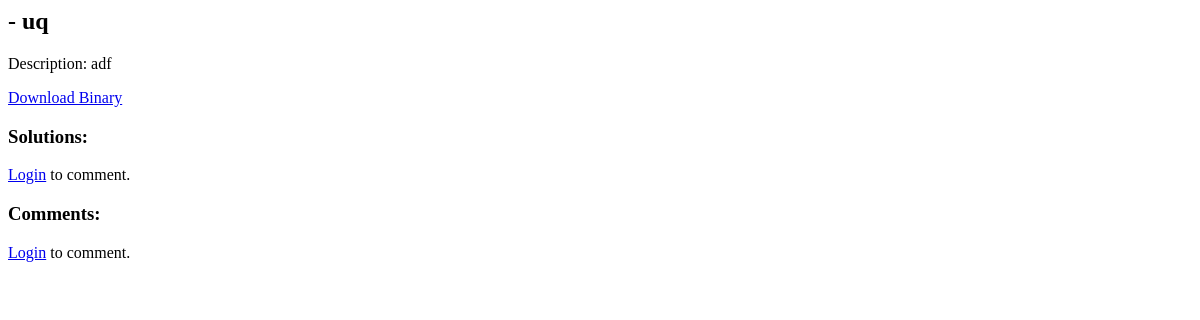
Before: /crackmes/amnam/uq/ with the older database file.
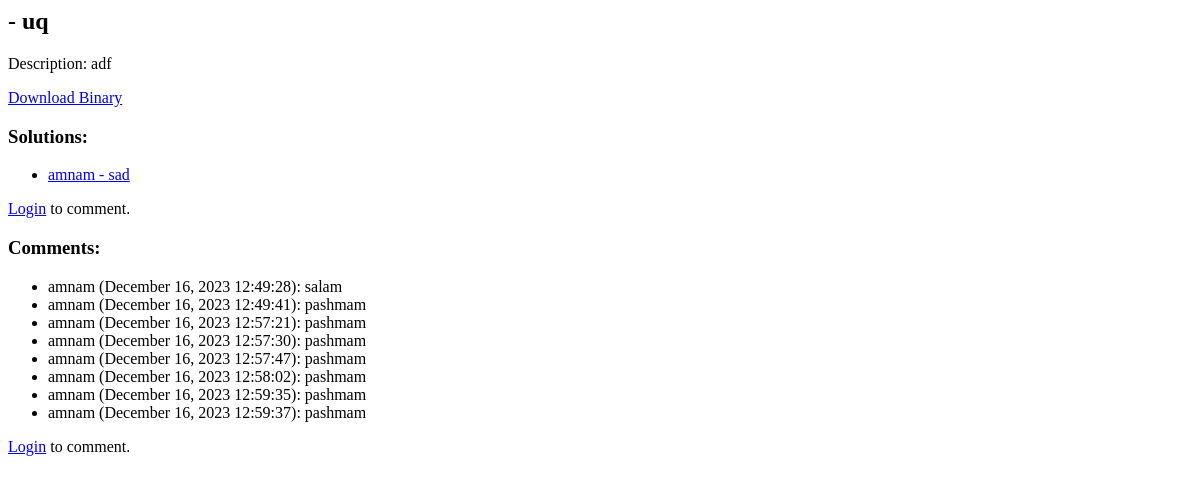
After: the same page with the newer database file.
### crackmes/models.py (models this page shows, shortened)
class Crackme(models.Model):
    OPERATING_SYSTEM_CHOICES = [
        ('Windows', 'Windows'),
        ('Linux', 'Linux'),
        ('MacOS', 'MacOS'),
        ('Other', 'Other'),
    ]
    title = models.CharField(max_length=255)
    description = models.TextField()
    operating_system = models.CharField(max_length=20, choices=OPERATING_SYSTEM_CHOICES)
    hardness_level = models.IntegerField(choices=[(i, str(i)) for i in range(1, 6)], default=1)
    user = models.ForeignKey(User, on_delete=models.CASCADE)
    binary_file = models.FileField(upload_to=custom_upload_to, null=True)
    class Meta:
        constraints = [
            models.UniqueConstraint(fields=['user', 'title'], name='unique_user_title')
        ]

class Solution(models.Model):
    user = models.ForeignKey(User, on_delete=models.CASCADE)
    crackme = models.ForeignKey(Crackme, on_delete=models.CASCADE)
    title = models.CharField(max_length=255)
    description = models.TextField()
    binary_file = models.FileField(upload_to='solution_binaries/', null=True)

class Comment(models.Model):
    user = models.ForeignKey(User, on_delete=models.CASCADE)
    crackme = models.ForeignKey(Crackme, on_delete=models.CASCADE)
    text = models.TextField()
    timestamp = models.DateTimeField()

### crackmes/views.py (the view)
# urls.py: path('<str:username>/<str:title>/', crackme_detail, name='crackme_detail'),
def crackme_detail(request, username, title):
    user = request.user  # This assumes you have the authentication middleware enabled
    crackme = get_object_or_404(Crackme, user__username=username, title=title)
    comments = Comment.objects.filter(crackme=crackme)
    solutions = Solution.objects.filter(crackme=crackme)
    if request.method == 'POST' and user.is_authenticated:
        comment_form = CommentForm(request.POST)
        if comment_form.is_valid():
            comment = comment_form.save(commit=False)
            comment.user = user
            comment.crackme = crackme
            comment.save()
    else:
        comment_form = CommentForm()
    return render(request, 'crackme_detail.html', {'crackme': crackme, 'user': user, 'comments': comments, 'comment_form': comment_form, "solutions": solutions})

### crackmes/templates/crackme_detail.html
<h2>{{ user.username }} - {{ crackme.title }}</h2>
<p>Description: {{ crackme.description }}</p>
{% if crackme.binary_file %}
    <a href="download">Download Binary</a>
{% else %}
    <p>No binary file available for download.</p>
{% endif %}
<h3>Solutions:</h3>
<ul>
    {% for solution in solutions %}
        <li><a href="{% url 'crackmes:download_solution' username=solution.user.username title=solution.title %}">{{ solution.user.username }} - {{ solution.title }}</a></li>
    {% endfor %}
</ul>
{% if user.is_authenticated %}
    <h3><a href="{% url 'crackmes:submit_solution' username=crackme.user.username title=crackme.title %}" target="_blank">Submit Solution</a></h3>
{% else %}
    <p><a href="/login">Login</a> to comment.</p>
{% endif %}
<h3>Comments:</h3>
<ul>
    {% for comment in comments %}
        <li>{{ comment.user.username }} ({{ comment.timestamp|date:"F d, Y H:i:s" }}): {{ comment.text }}</li>
    {% endfor %}
</ul>
{% if user.is_authenticated %}
    <h3>Add a Comment:</h3>
    <form method="post" action="{% url 'crackmes:crackme_detail' username=crackme.user.username title=crackme.title %}">
        {% csrf_token %}
        {{ comment_form.text }}
        <button type="submit">Post Comment</button>
    </form>
{% else %}
    <p><a href="/login">Login</a> to comment.</p>
{% endif %}

Changed rows visible on the page:
added Solution: user.username "amnam", title "sad"
added Comment: user.username "amnam", timestamp "December 16, 2023 12:49:28", text "salam"
added Comment: user.username "amnam", timestamp "December 16, 2023 12:49:41", text "pashmam"
added Comment: user.username "amnam", timestamp "December 16, 2023 12:57:21", text "pashmam"
added Comment: user.username "amnam", timestamp "December 16, 2023 12:57:30", text "pashmam"
added Comment: user.username "amnam", timestamp "December 16, 2023 12:57:47", text "pashmam"
added Comment: user.username "amnam", timestamp "December 16, 2023 12:58:02", text "pashmam"
added Comment: user.username "amnam", timestamp "December 16, 2023 12:59:35", text "pashmam"
added Comment: user.username "amnam", timestamp "December 16, 2023 12:59:37", text "pashmam"
